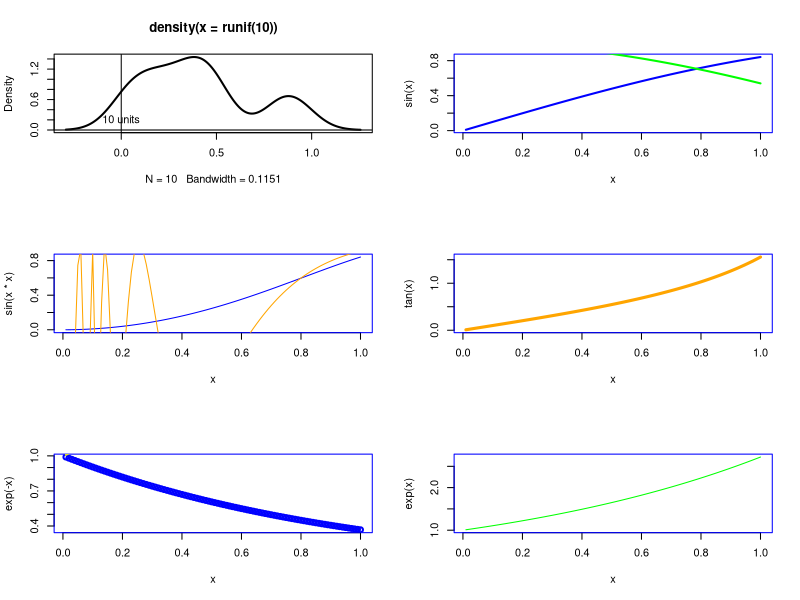

Generate this figure with R:
## ---- chunk 1
# Scope: Plotting a set of Graphs as example

par(mfrow=c(3,2))                       # number of sub plots

# Now the next 6 pictures will be placed on these 6 regions. :-)

# Plot 1 and parameters: Density
plot(density(runif(10)), lwd=2)
text(x=0, y=0.2, "10 units")        # Showing you how to place text at will
abline(h=0, v=0)


x=seq(0.01,1,0.01)
par(col="blue")                         # default colour to blue.

# Plot 2 and parameters: Sin & Cos
plot(x, sin(x), type="l", lwd=2)
lines(x, cos(x), type="l", col="green", lwd=2)

# Plot 6 and paramters: Sin
plot(x, sin(x*x), type="l")
lines(x, sin(2/x), col="orange")

# Plot 4 and paramters: Tan
plot(x, tan(x), type="l", lwd=3, col="orange")

# Plot 5 and paramters: lines
plot(x, exp(-x), lwd=2)
lines(x, exp(x), col="yellow", lwd=2)

# Plot 3 and paramters
plot(x, exp(x), type="l", col="green")
lines(x, log(x), type="l", col="orange")
